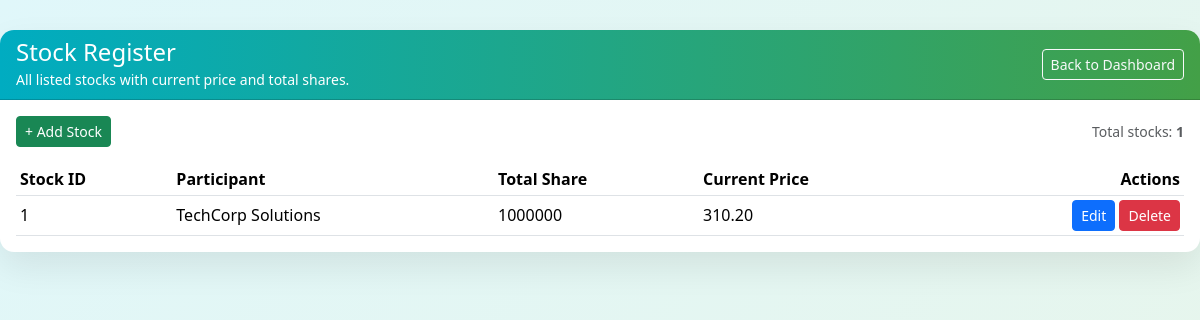
Page /stocks.php (signed in) on the committed database.
### tables this page shows
CREATE TABLE `stock` (
  `StockID` int(8) NOT NULL,
  `ParticipantID` int(8) DEFAULT NULL,
  `totalShare` int(11) DEFAULT NULL,
  `currentPrice` decimal(10,2) DEFAULT NULL
);

CREATE TABLE `transaction_participant` (
  `ParticipantID` int(8) NOT NULL,
  `name` varchar(20) DEFAULT NULL,
  `accountType` varchar(20) DEFAULT NULL,
  `email` varchar(20) DEFAULT NULL
);

### stocks.php (the view, shortened to what this page needs)
<?php
require_once 'config.php';
$sql = "SELECT s.StockID, s.totalShare, s.currentPrice,
               tp.ParticipantID, tp.name AS participant
        FROM stock s
        LEFT JOIN transaction_participant tp
          ON s.ParticipantID = tp.ParticipantID";
$res = mysqli_query($conn, $sql);
?>
<!DOCTYPE html>
<html>
<head>
  <link href="https://cdn.jsdelivr.net/npm/bootstrap@5.3.3/dist/css/bootstrap.min.css" rel="stylesheet">
</head>
<body>
<div class="page-wrapper">
  <div class="card page-card">
    <div class="card-header d-flex justify-content-between align-items-center page-card-header">
      <div>
        <h4 class="mb-0">Stock Register</h4>
        <small class="text-light-50">All listed stocks with current price and total shares.</small>
      </div>
      <a href="dashboard_system.php" class="btn btn-outline-light btn-sm">Back to Dashboard</a>
    </div>
    <div class="card-body">
      <div class="d-flex justify-content-between align-items-center mb-3">
        <a href="stock_form.php" class="btn btn-success btn-sm">+ Add Stock</a>
        <span class="text-muted small">
          Total stocks: <strong><?php echo mysqli_num_rows($res); ?></strong>
        </span>
      </div>
      <div class="table-responsive">
        <table class="table table-sm table-hover align-middle mb-0">
          <thead>
            <tr>
              <th>Stock ID</th>
              <th>Participant</th>
              <th>Total Share</th>
              <th>Current Price</th>
              <th class="text-end">Actions</th>
            </tr>
          </thead>
          <tbody>
          <?php while($r = mysqli_fetch_assoc($res)): ?>
            <tr>
              <td><?php echo $r['StockID']; ?></td>
              <td><?php echo htmlspecialchars($r['participant']); ?></td>
              <td><?php echo $r['totalShare']; ?></td>
              <td><?php echo $r['currentPrice']; ?></td>
              <td class="text-end">
                <a href="stock_form.php?id=<?php echo $r['StockID']; ?>" class="btn btn-primary btn-sm">Edit</a>
                <a href="stocks.php?delete=<?php echo $r['StockID']; ?>"
                   onclick="return confirm('Delete this stock? If it has transactions, deletion will be blocked.');"
                   class="btn btn-danger btn-sm">Delete</a>
              </td>
            </tr>
          <?php endwhile; ?>
          </tbody>
        </table>
      </div>
    </div>
  </div>
</div>
</body>
</html>

### stocks.php (style rules this page uses)
body { background: linear-gradient(135deg, #e0f7fa, #e8f5e9); min-height: 100vh; font-family: system-ui, -apple-system, BlinkMacSystemFont, "Segoe UI", sans-serif; }
.page-wrapper { max-width: 1200px; margin: 30px auto; }
.page-card { border-radius: 14px; overflow: hidden; box-shadow: 0 15px 35px rgba(0,0,0,0.08); border: none; }
.page-card-header { background: linear-gradient(90deg, #00acc1, #43a047); color: #fff; }
.table thead { background: linear-gradient(90deg,#00acc1,#43a047); color: #fff; }

### rows in the picture
stock: StockID "1", ParticipantID.name "TechCorp Solutions", totalShare "1000000", currentPrice "310.20"

### other values in the picture
mysqli_num_rows($res) "1"
